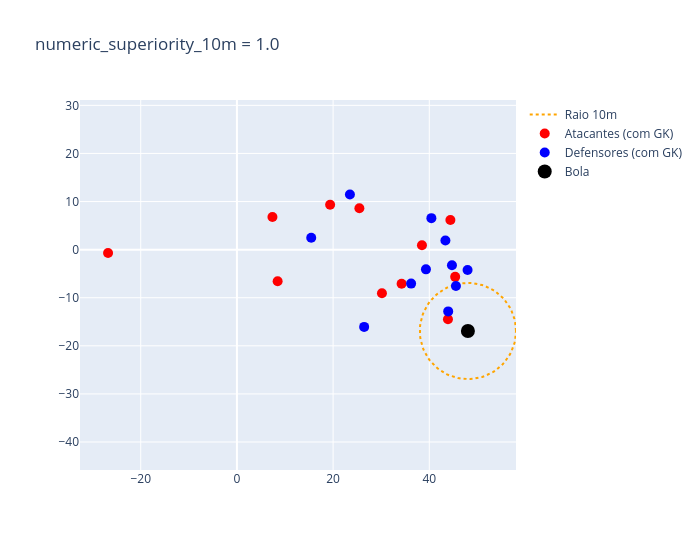

Write notebook code for a chart like this one.
### Code cell
# Feature 6 — numeric_superiority_10m
plot_numeric_superiority(all_attackers, all_defenders, ball, radius=10, value=feature_row['numeric_superiority_10m'], radius_color='orange')
